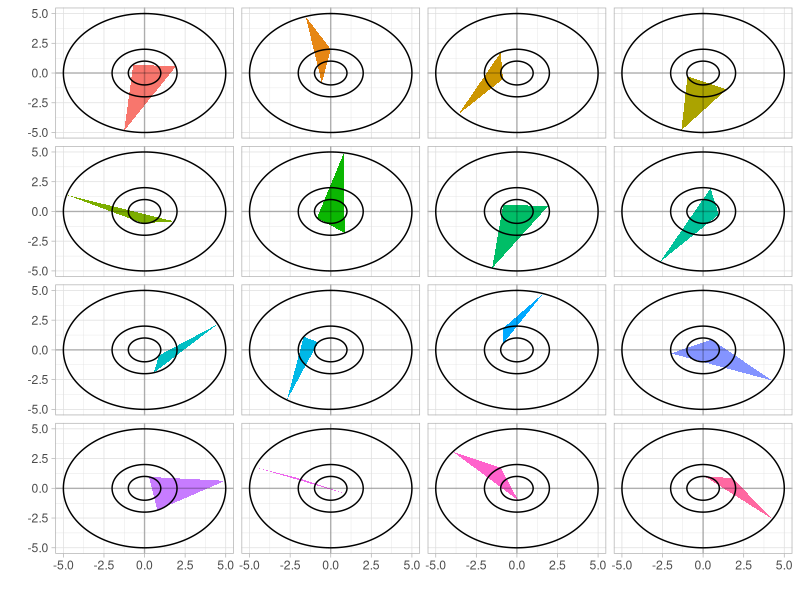
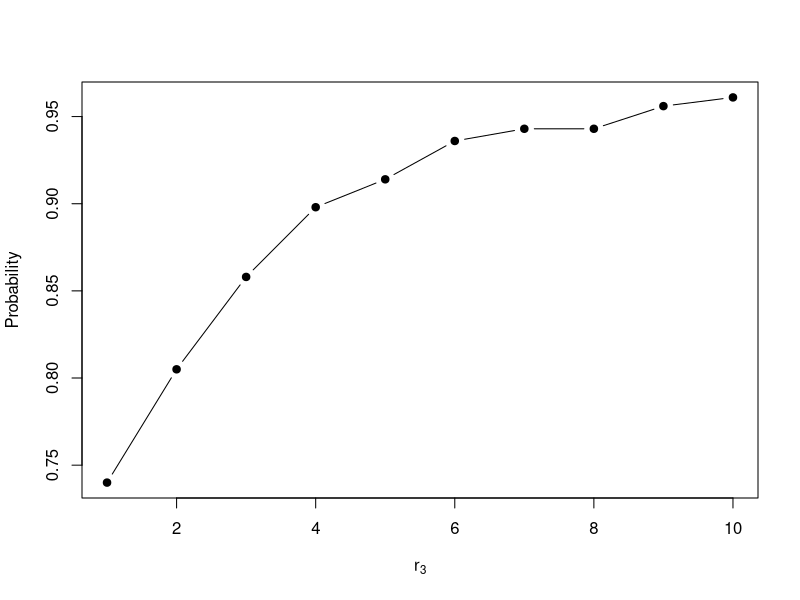

The R source for these figures, in order:
## ---- chunk 1
knitr::opts_chunk$set(
  cache = TRUE,
  collapse = TRUE,
  comment = "#>"
)

# Required packages
library(ggplot2)

# Function to generate three concentric circles over a grid of points
genCircles <- function(n = 500L, radii = c(1, 2, 5)) {
  angles <- seq(from = 0, to = 2 * pi, length = n)
  names(radii) <- 1:3
  plyr::ldply(radii, .fun = function(r) {
    data.frame(x = r * cos(angles),
               y = r * sin(angles))
  }, .id = "circle")
}

circles <- genCircles()
circle1 <- circles[circles$circle == 1, ]
circle2 <- circles[circles$circle == 2, ]
circle3 <- circles[circles$circle == 3, ]

# Function to simulate data frame of random triangles
simTri <- function(n = 1L, radii = c(1, 2, 3)) {
  plyr::rdply(n, {
    angles <- runif(3, min = 0, max = 2 * pi)
    data.frame(x = radii * cos(angles),
               y = radii * sin(angles))
  }, .id = "triangle")
}

# Function to determine if a triangle is obtuse
isObtuse <- function(triangle) {
  
  x <- triangle$x
  y <- triangle$y
  
  # Lengths
  aa <- sqrt((x[1]-x[2])^2 + (y[1]-y[2])^2)
  bb <- sqrt((x[1]-x[3])^2 + (y[1]-y[3])^2)
  cc <- sqrt((x[2]-x[3])^2 + (y[2]-y[3])^2)
  
  # Test if each triangle is obtuse
  if (aa^2 + bb^2 < cc^2 | aa^2 + cc^2 < bb^2 | bb^2 + cc^2 < aa^2) {
    TRUE
  } else {
    FALSE
  }
}
## ---- chunk 2
# Simulate some random triangles
set.seed(101) 
triangles <- simTri(n = 16, radii = c(1, 2, 5))

# Plot random triangles
ggplot(triangles, aes(x = x, y = y, fill = as.factor(triangle))) + 
  geom_polygon() + 
  theme_light() +
  facet_wrap( ~ triangle, nrow = 4) +
  annotate("path", x = circle1$x, y = circle1$y) +
  annotate("path", x = circle2$x, y = circle2$y) +
  annotate("path", x = circle3$x, y = circle3$y) +
  geom_hline(aes(yintercept = 0), alpha = 0.25) +
  geom_vline(aes(xintercept = 0), alpha = 0.25) +
  theme(legend.position = "none",
        strip.background = element_blank(), 
        strip.text = element_blank()) +
  xlab("") +
  ylab("")
## ---- chunk 3
# Simulate some random triangles
set.seed(101) 
triangles <- simTri(n = 1000L, radii = c(1, 1, 5))

# What proportion are obtuse?
mean(plyr::daply(triangles, .variables = "triangle", isObtuse))
(4*5 - 1) / (4 * 5)
## ---- chunk 4
props <- sapply(1:10, FUN = function(x) {
  triangles <- simTri(n = 1000, radii = c(1, 1, x))
  mean(plyr::daply(triangles, .variables = "triangle", isObtuse))
})
plot(1:10, props, type = "b", pch = 19,
     xlab = expression(r[3]), ylab = "Probability")
